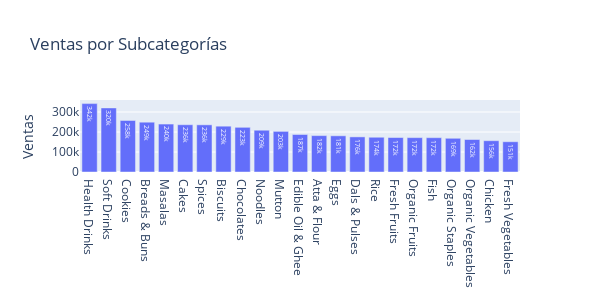

Notebook source saved alongside this figure:
### Code cell
updatePlots('West')

### Figure 1 — Plotly figure (JSON) as saved in the notebook; plotly's stock layout.template omitted (floating-point values rounded to 4 significant figures)
{"data": [{"alignmentgroup": "True", "hovertemplate": "variable=Sales<br>Sub Category=%{x}<br>value=%{y}<extra></extra>", "legendgroup": "Sales", "marker": {"color": "#636efa", "pattern": {"shape": ""}}, "name": "Sales", "offsetgroup": "Sales", "orientation": "v", "showlegend": true, "textposition": "auto", "texttemplate": "%{y:.3s}", "type": "bar", "x": ["Health Drinks", "Soft Drinks", "Cookies", "Breads & Buns", "Masalas", "Cakes", "Spices", "Biscuits", "Chocolates", "Noodles", "Mutton", "Edible Oil & Ghee", "Atta & Flour", "Eggs", "Dals & Pulses", "Rice", "Fresh Fruits", "Organic Fruits", "Fish", "Organic Staples", "Organic Vegetables", "Chicken", "Fresh Vegetables"], "xaxis": "x", "y": [341884, 320363, 257567, 248972, 239678, 236306, 235818, 229034, 223373, 208840, 203110, 187469, 181888, 180924, 175504, 173729, 172315, 171805, 171503, 168531, 162381, 156429, 151320], "yaxis": "y"}], "layout": {"barmode": "relative", "height": 300, "legend": {"title": {"text": "variable"}, "tracegroupgap": 0}, "showlegend": false, "title": {"text": "Ventas por Subcategorías"}, "width": 600, "xaxis": {"anchor": "y", "autorange": true, "domain": [0, 1], "range": [-0.5, 22.5], "title": {}, "type": "category"}, "yaxis": {"anchor": "x", "autorange": true, "domain": [0, 1], "range": [0, 359900.0], "title": {"text": "Ventas"}, "type": "linear"}}}
